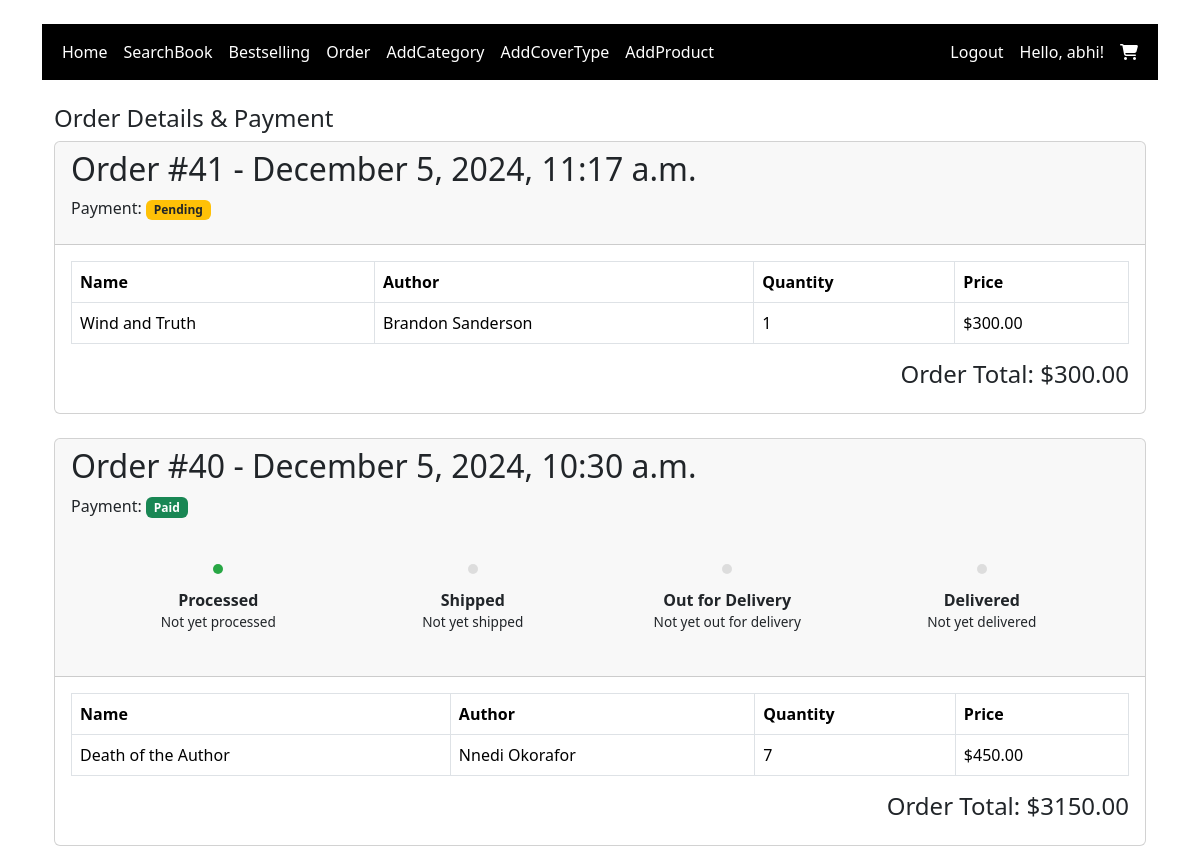
The page /order/showorder/ (signed in, upper part) on the database as committed earlier.
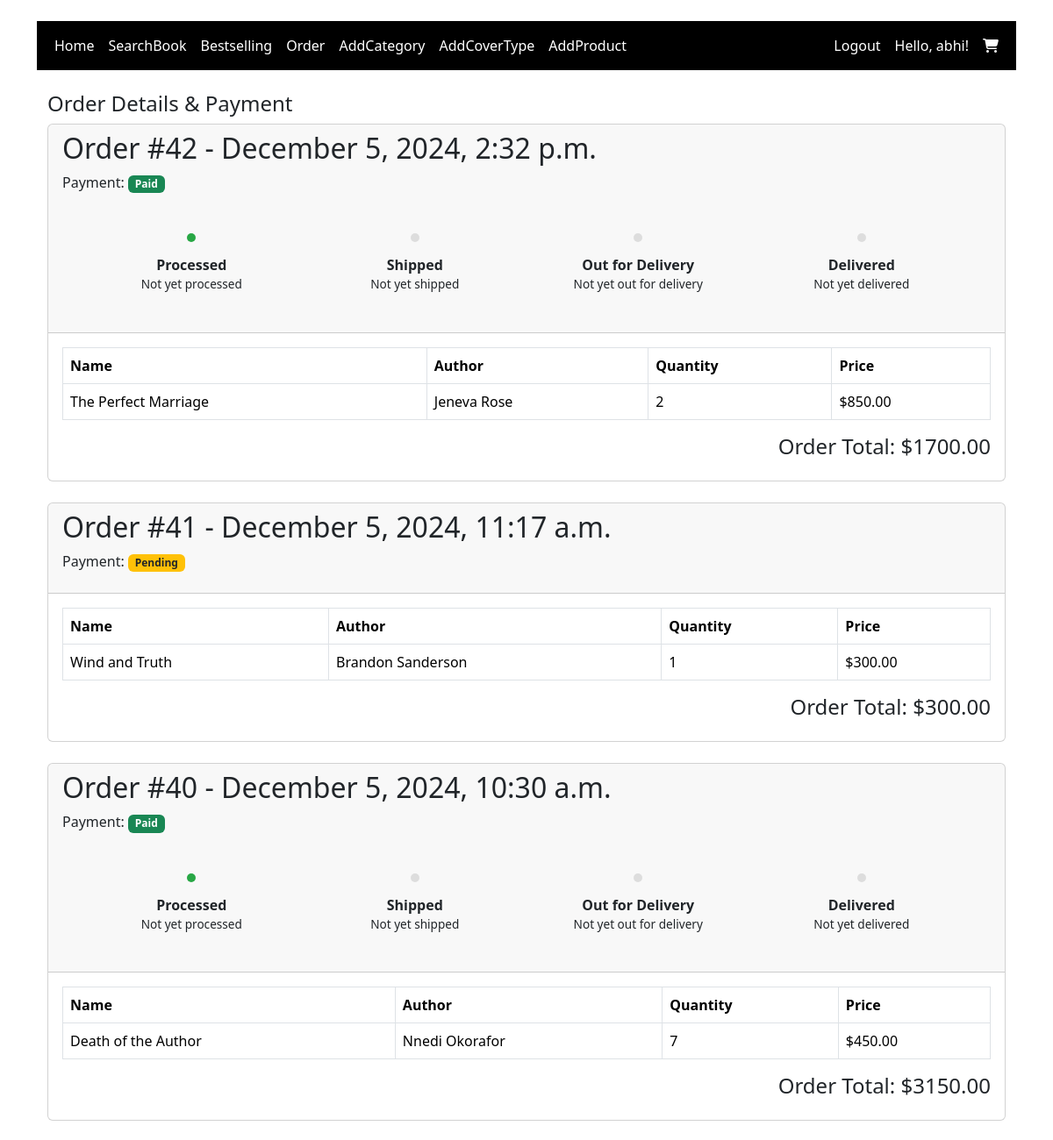
The same page on the database as committed later.
### orders/models.py (models this page shows, shortened)
class Order(models.Model):
    user = models.ForeignKey(User, on_delete=models.CASCADE)
    total = models.DecimalField(max_digits=10, decimal_places=2)
    created_at = models.DateTimeField(auto_now_add=True)
    is_paid = models.BooleanField(default=False)
    STATUS_CHOICES = [
        ('processed', 'Processed'),
        ('shipped', 'Shipped'),
        ('out_for_delivery', 'Out for Delivery'),
        ('delivered', 'Delivered'),
    ]
    status = models.CharField(max_length=20, choices=STATUS_CHOICES, default='processed')
    processed_at = models.DateTimeField(null=True, blank=True)
    shipped_at = models.DateTimeField(null=True, blank=True)
    out_for_delivery_at = models.DateTimeField(null=True, blank=True)
    delivered_at = models.DateTimeField(null=True, blank=True)

class OrderItem(models.Model):
    order = models.ForeignKey(Order, on_delete=models.CASCADE, related_name='items')
    product = models.ForeignKey(Product, on_delete=models.CASCADE)
    quantity = models.PositiveIntegerField()
    price = models.DecimalField(max_digits=10, decimal_places=2)

### store/models.py (models this page shows, shortened)
class Product(models.Model):
    title =models.CharField(max_length=255,unique=True)
    author=models.CharField(max_length=255)
    description=models.TextField()
    isbn=models.CharField(max_length=255)
    price=models.FloatField()
    category=models.ForeignKey(Category, on_delete=models.CASCADE)
    coverType=models.ForeignKey(CoverType, on_delete=models.CASCADE)
    image=models.ImageField(upload_to='product_images/',null=True,blank=True)

### orders/views.py (the view)
# urls.py: path('showorder/', show_order, name='show_order'),
@login_required
def show_order(request):
    if request.user.is_superuser:
        orders = Order.objects.prefetch_related('items', 'address').order_by('-created_at')
    else:
        orders = Order.objects.filter(user=request.user).prefetch_related('items', 'address').order_by('-created_at')
    return render(request, 'orders/order.html', {'orders': orders})

### templates/orders/order.html (shortened to what this page needs)
{% extends 'base/base.html' %}
{% block content %}
<h4>Order Details & Payment</h4>
{% for order in orders %}
<div class="card mb-4">
    <div class="card-header">
        <h2>Order #{{ order.id }} - {{ order.created_at|date:"F j, Y, g:i a" }}</h2>
        <p>
            Payment:
            {% if order.is_paid %}
            <span class="badge bg-success">Paid</span>
            {% else %}
            <span class="badge bg-warning text-dark">Pending</span>
            {% endif %}
        </p>
        {% if order.is_paid %}
        <div class="timeline">
            <div class="timeline-step {% if order.status == 'processed' or order.status == 'shipped' or order.status == 'out_for_delivery' or order.status == 'delivered' %} completed {% endif %}">
                <br/>
                <span>Processed</span>
                <p>
                    {% if order.processed_at %}
                    {{ order.processed_at|date:"F j, Y, g:i a" }}
                    {% else %}
                    Not yet processed
                    {% endif %}
                </p>
            </div>
            <div class="timeline-step {% if order.status == 'shipped' or order.status == 'out_for_delivery' or order.status == 'delivered' %} completed {% endif %}">
                <br/>
                <span>Shipped</span>
                <p>
                    {% if order.shipped_at %}
                    {{ order.shipped_at|date:"F j, Y, g:i a" }}
                    {% else %}
                    Not yet shipped
                    {% endif %}
                </p>
            </div>
            <div class="timeline-step {% if order.status == 'out_for_delivery' or order.status == 'delivered' %} completed {% endif %}">
                <br/>
                <span>Out for Delivery</span>
                <p>
                    {% if order.out_for_delivery_at %}
                    {{ order.out_for_delivery_at|date:"F j, Y, g:i a" }}
                    {% else %}
                    Not yet out for delivery
                    {% endif %}
                </p>
            </div>
            <div class="timeline-step {% if order.status == 'delivered' %} completed {% endif %}">
                <br/>
                <span>Delivered</span>
                <p>
                    {% if order.delivered_at %}
                    {{ order.delivered_at|date:"F j, Y, g:i a" }}
                    {% else %}
                    Not yet delivered
                    {% endif %}
                </p>
            </div>
        </div>
        {% endif %}
    </div>
    <div class="card-body">
        <table class="table text-nowrap table-hover border table-bordered rounded">
            <thead>
                <tr>
                    <th scope="col">Name</th>
                    <th scope="col">Author</th>
                    <th scope="col">Quantity</th>
                    <th scope="col">Price</th>
                </tr>
            </thead>
            <tbody>
                {% for item in order.items.all %}
                <tr>
                    <td>{{ item.product.title }}</td>
                    <td>{{ item.product.author }}</td>
                    <td>{{ item.quantity }}</td>
                    <td>${{ item.price }}</td>
                </tr>
                {% endfor %}
            </tbody>
        </table>
        <h4 class="text-end">Order Total: ${{ order.total }}</h4>
    </div>
</div>
{% empty %}
<p>No orders found.</p>
{% endfor %}
{% endblock %}

Rows that differ between the two databases and show on the page:
added Order: id "42", created_at "December 5, 2024, 2:32 p.m.", is_paid "Paid", total "1700.00"
added OrderItem: product "The Perfect Marriage", product.author "Jeneva Rose", quantity "2", price "850.00", shown under "42"
